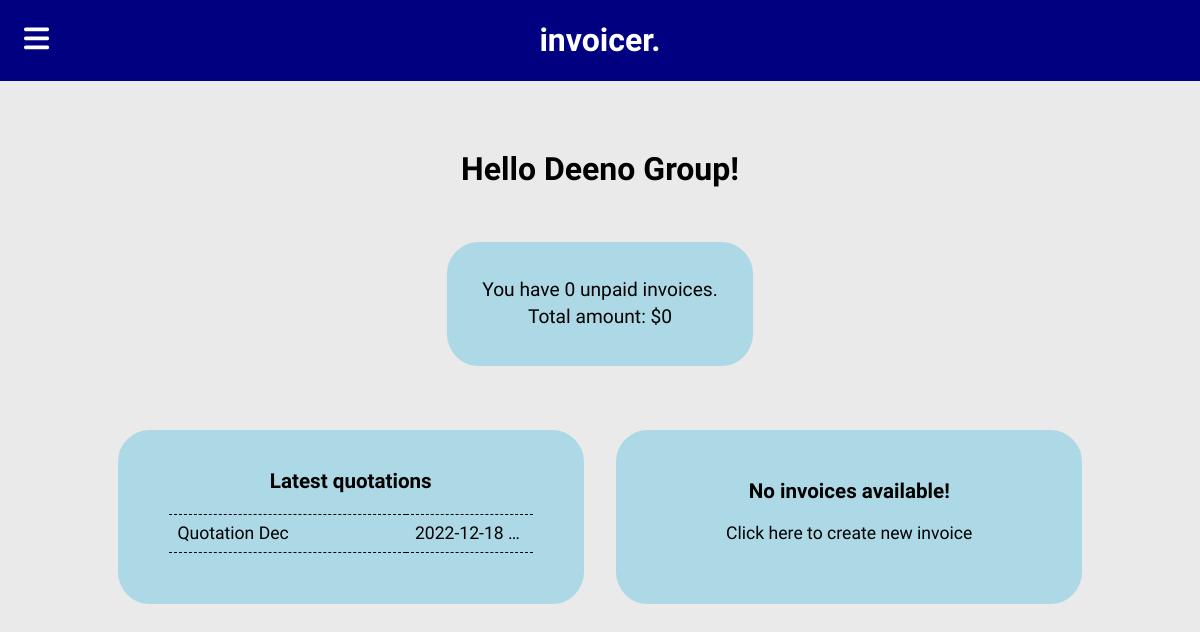
The page / (signed in) on the database as committed earlier.
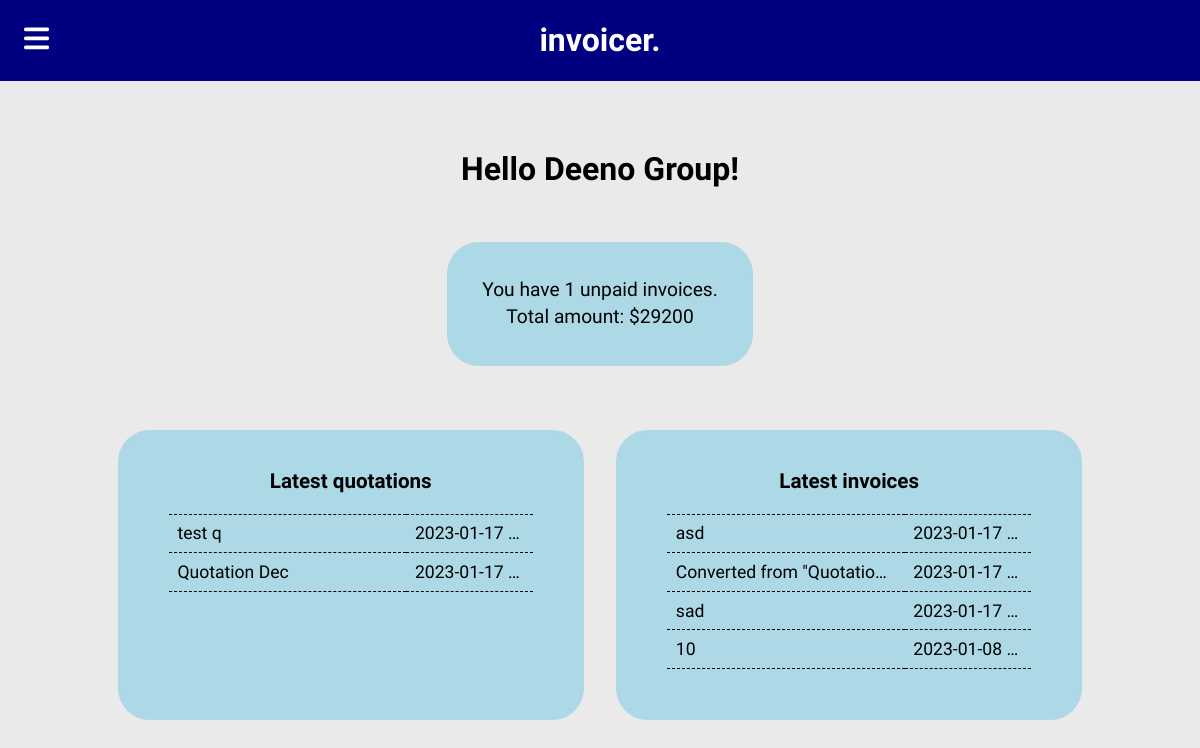
The same page on the database as committed later.
### tables this page shows
CREATE TABLE quote
(
    id INTEGER PRIMARY KEY,
    user_id INTEGER NOT NULL,
    last_saved TEXT NOT NULL
        DEFAULT (CURRENT_TIMESTAMP),
    title TEXT NOT NULL,
    sender_name TEXT NOT NULL,
    sender_details TEXT,
    recipient_details TEXT NOT NULL
        DEFAULT '[Recipient Details Here]',
    project_details TEXT NOT NULL
        DEFAULT '[Project Details Here]',
    send_date TEXT
        DEFAULT CURRENT_DATE,
    ref TEXT NOT NULL
        DEFAULT '[Reference No.]',
    valid_till TEXT
        DEFAULT '[Validity Date]',
    footnote TEXT
        DEFAULT '[Additional Information]',
    total_money TEXT NOT NULL
        DEFAULT '0',
    FOREIGN KEY (user_id) REFERENCES user(id) ON DELETE CASCADE
);

CREATE TABLE invoice
(
    id INTEGER PRIMARY KEY,
    user_id INTEGER NOT NULL,
    last_saved TEXT NOT NULL
        DEFAULT (CURRENT_TIMESTAMP),
    title TEXT NOT NULL,
    sender_name TEXT NOT NULL,
    sender_details TEXT,
    recipient_details TEXT NOT NULL
        DEFAULT '[Recipient Details Here]',
    project_details TEXT NOT NULL
        DEFAULT '[Project Details Here]',
    send_date TEXT
        DEFAULT CURRENT_DATE,
    ref TEXT NOT NULL
        DEFAULT '[Reference No.]',
    due_date TEXT
        DEFAULT '[Due Date]',
    footnote TEXT
        DEFAULT '[Additional Information]',
    total_money TEXT NOT NULL
        DEFAULT '0',
    status INTEGER NOT NULL
        DEFAULT 1,
    status_date TEXT
        DEFAULT CURRENT_DATE,
    FOREIGN KEY (user_id) REFERENCES user(id) ON DELETE CASCADE
    FOREIGN KEY (status) REFERENCES status_code(id)
);

### app.py (the view)
@app.route("/")
@login_and_verification_required
def index():
    name = db.execute("SELECT name FROM user WHERE id = ?", session['id'])[0]['name']
    quotations = db.execute("SELECT id, title, last_saved FROM quote WHERE user_id = ? ORDER BY last_saved DESC LIMIT 5", session['id'])
    invoices = db.execute("SELECT id, title, last_saved FROM invoice WHERE user_id = ? ORDER BY last_saved DESC LIMIT 5", session['id'])
    unpaid = db.execute("SELECT COUNT(status), ifnull(SUM(total_money), 0) FROM invoice WHERE user_id = ? AND status = 2", session['id'])[0]
    return render_template("index.html", name=name, quotations=quotations, invoices=invoices, unpaid=unpaid)

### helpers.py (called while the page is built)
def login_and_verification_required(f):
    @wraps(f)
    def decorated_function(*args, **kwargs):
        if not session.get("id"):
            return redirect(url_for("login"))
        if not session.get("verified"):
            return render_template("verify.html")
        return f(*args, **kwargs)
    return decorated_function

### templates/index.html (shortened to what this page needs)
{% extends "template.html" %}
{% block main %}
<div class="main-page-grid">
    <h1 class="main-grid-head"> Hello {{name}}!</h1>
    <div class="main-grid main-grid-display summary">
        You have {{unpaid['COUNT(status)']}} unpaid invoices.<br>
        Total amount: ${{unpaid['ifnull(SUM(total_money), 0)']}}
    </div>
    {% if quotations %}
    <div class="main-grid main-grid-display latest" id="quotations">
        <h3> Latest quotations </h3>
        <table class="latest-table">
            {% for quote in quotations %}
            <tr>
                <td class="latest-table-title">{{quote['title']}}</td>
                <td class="latest-table-date">{{quote['last_saved']}}</td>
            </tr>
            {% endfor %}
        </table>
    </div>
    {% else %}
    <div class="main-grid latest not-available" id="home_create_quote">
        <h3>No quotations available!</h3>
        <div>Click here to create new invoice</div>
    </div>
    {% endif %}
    {% if invoices %}
    <div class="main-grid latest" id="invoices">
        <h3> Latest invoices </h3>
        <table class="latest-table">
            {% for invoice in invoices %}
            <tr>
                <td class="latest-table-title">{{invoice['title']}}</td>
                <td class="latest-table-date">{{invoice['last_saved']}}</td>
            </tr>
            {% endfor %}
        </table>
    </div>
    {% else %}
    <div class="main-grid latest not-available" id="home_create_invoice">
        <h3>No invoices available!</h3>
        <div>Click here to create new invoice</div>
    </div>
    {% endif %}
</div>
{% endblock %}

Rows that differ between the two databases and show on the page:
added quote: title "test q", last_saved "2023-01-17…"
changed quote "Quotation Dec": last_saved "2022-12-18…" → "2023-01-17…"
added invoice: title "asd", last_saved "2023-01-17…"
added invoice: title "Converted from \"Quotatio…", last_saved "2023-01-17…"
added invoice: title "sad", last_saved "2023-01-17…"
added invoice: title "10", last_saved "2023-01-08…"
Other text that changed with them:
{{ unpaid['COUNT(status)'] }}: "0" → "1"
{{ unpaid['ifnull(SUM(total_money), 0)'] }}: "0" → "29200"
text no longer shown: "No invoices available! Click here to create new invoice"
text now shown: "Latest invoices"
